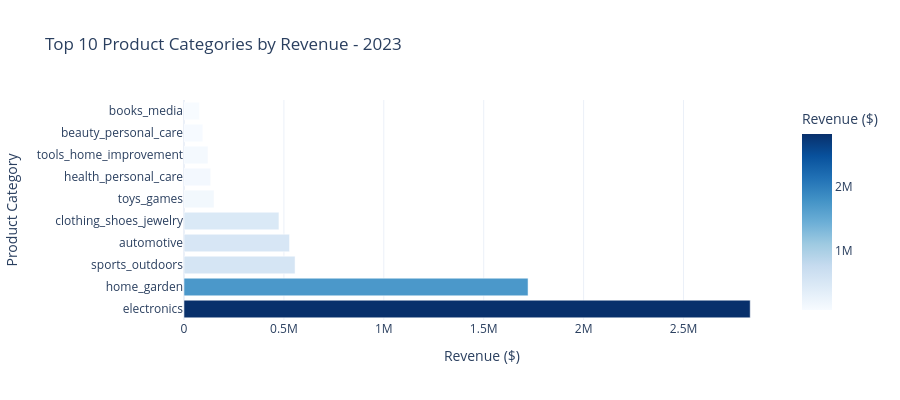

Source (notebook cell):
### Markdown cell above
## Section 4: Product Category Performance

### Code cell
# Display category performance visualization
fig_categories = visualizer.plot_category_performance(
    category_data=category_data,
    title=f'Top 10 Product Categories by Revenue - {ANALYSIS_YEAR}',
    top_n=10
)
fig_categories.show()

### Figure 1 — Plotly figure (JSON) as saved in the notebook; plotly's stock layout.template omitted (floating-point values rounded to 4 significant figures)
{"data": [{"hovertemplate": "Revenue ($)=%{marker.color}<br>Product Category=%{y}<extra></extra>", "legendgroup": "", "marker": {"color": [2834000.0, 1722000.0, 555900.0, 528200.0, 475100.0, 150400.0, 133300.0, 119900.0, 93830.0, 77320.0], "coloraxis": "coloraxis", "pattern": {"shape": ""}}, "name": "", "orientation": "h", "showlegend": false, "textposition": "auto", "type": "bar", "x": [2834000.0, 1722000.0, 555900.0, 528200.0, 475100.0, 150400.0, 133300.0, 119900.0, 93830.0, 77320.0], "xaxis": "x", "y": ["electronics", "home_garden", "sports_outdoors", "automotive", "clothing_shoes_jewelry", "toys_games", "health_personal_care", "tools_home_improvement", "beauty_personal_care", "books_media"], "yaxis": "y"}], "layout": {"barmode": "relative", "coloraxis": {"autocolorscale": false, "colorbar": {"title": {"text": "Revenue ($)"}}, "colorscale": [[0, "rgb(247,251,255)"], [0.125, "rgb(222,235,247)"], [0.25, "rgb(198,219,239)"], [0.375, "rgb(158,202,225)"], [0.5, "rgb(107,174,214)"], [0.625, "rgb(66,146,198)"], [0.75, "rgb(33,113,181)"], [0.875, "rgb(8,81,156)"], [1, "rgb(8,48,107)"]]}, "height": 400, "legend": {"tracegroupgap": 0}, "showlegend": false, "title": {"text": "Top 10 Product Categories by Revenue - 2023"}, "xaxis": {"anchor": "y", "domain": [0, 1], "title": {"text": "Revenue ($)"}}, "yaxis": {"anchor": "x", "domain": [0, 1], "title": {"text": "Product Category"}}}}
